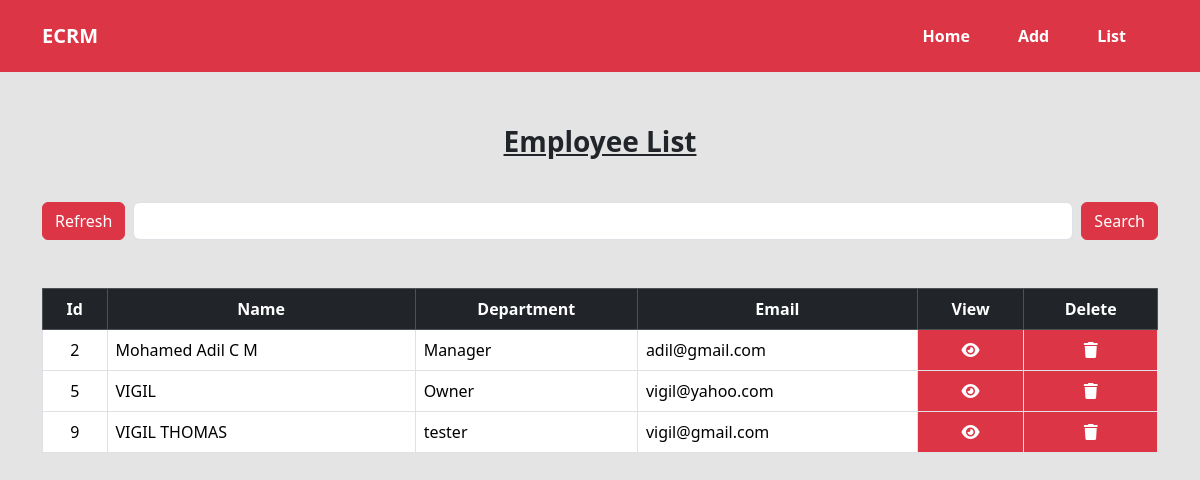
The page /emp/list/ on the database as committed earlier.
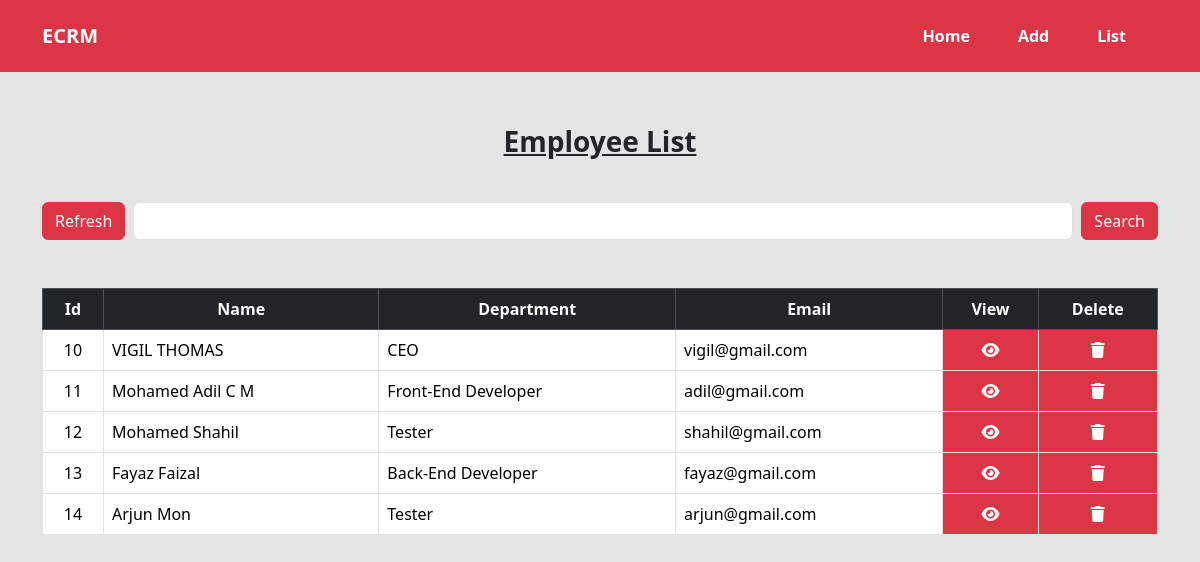
The same page on the database as committed later.
### crm/models.py (models this page shows, shortened)
class Employees(models.Model):
    name=models.CharField(max_length=100)
    department=models.CharField(max_length=100)
    salary=models.PositiveBigIntegerField()
    email=models.EmailField(unique=True)
    age=models.PositiveBigIntegerField()
    phone=models.IntegerField()

### crm/views.py (the view, shortened to what this page needs)
# urls.py: path('emp/list/', views.ViewEmpList.as_view(), name="view_emp"),
class ViewEmpList(View):
    def get(self,request,*args,**kwargs):
        datas=Employees.objects.all()
        return render(request,"emp_list.html",{"datas":datas})

### crm/templates/emp_list.html (shortened to what this page needs)
<!DOCTYPE html>
<html lang="en">
{% load static %}
{% include 'header.html' %}
<body>
    {% include 'navbar.html' %}
    <div class="container text-center">
        <p class="fw-bold fs-3 text-decoration-underline mt-5">Employee List</p><br>
        <form class="d-flex mb-5" role="search" method="post">
            <a class="btn btn-danger " href="{% url 'view_emp' %}">Refresh</a>
            <input class="form-control mx-2" name="box">
            <button class="btn btn-danger" type="submit">Search</button>
        </form>
        <table class="table table-bordered ">
            <thead class="table-dark ">
                <tr>
                    <th>Id</th>
                    <th>Name</th>
                    <th>Department</th>
                    <th>Email</th>
                    <th>View</th>
                    <th>Delete</th>
                </tr>
            </thead>
            {% for data in datas %}
            <tr class="text-start">
                <td class="text-center">{{data.id}}</td>
                <td class="">{{data.name}}</td>
                <td class="">{{data.department}}</td>
                <td class="">{{data.email}}</td>
                <td class="text-center bg-danger">
                    <a href="{% url 'detail_emp' data.id %}" class="border-0 text-white">
                        <i class="fa-solid fa-eye"></i></a>
                </td>
                <td class="text-center bg-danger">
                    <a href="{% url 'delete_emp' data.id %}" class="border-0 text-white">
                        <i class="fa-solid fa-trash"></i></a>
                </td>
            </tr>
            {% endfor %}
    </div>
</body>
</html>

### crm/templates/header.html (shortened to what this page needs)
<head>
    <link href="https://cdn.jsdelivr.net/npm/bootstrap@5.3.2/dist/css/bootstrap.min.css" rel="stylesheet"
>
    <link rel="stylesheet" href="https://cdnjs.cloudflare.com/ajax/libs/font-awesome/6.4.2/css/all.min.css"
 />
</head>

### crm/templates/navbar.html (shortened to what this page needs)
<nav class="navbar navbar-expand-lg bg-danger p-3">
    <div class="container  ">
        <a class="navbar-brand text-white fw-bold" href="{% url 'home' %}">ECRM</a>
        <div class="collapse navbar-collapse" id="navbarNav">
            <ul class="navbar-nav ms-auto fs-6 fw-bold mx-2">
                <li class="nav-item">
                    <a class="nav-link text-white text-center mx-3" aria-current="page" href="{% url 'home' %}">Home</a>
                </li>
                <li class="nav-item">
                    <a class="nav-link text-white text-center mx-3" href="{% url 'add_emp' %}">Add</a>
                </li>
                <li class="nav-item">
                    <a class="nav-link text-white text-center mx-3" href="{% url 'view_emp' %}"> List</a>
                </li>
            </ul>
        </div>
    </div>
</nav>

### crm/templates/header.html (style rules this page uses)
body { background-color: #e4e4e4; }

Rows that differ between the two databases and show on the page:
removed Employees: id "2", name "Mohamed Adil C M", department "Manager", email "adil@gmail.com"
removed Employees: id "5", name "VIGIL", department "Owner", email "vigil@yahoo.com"
removed Employees: id "9", name "VIGIL THOMAS", department "tester", email "vigil@gmail.com"
added Employees: id "10", name "VIGIL THOMAS", department "CEO", email "vigil@gmail.com"
added Employees: id "11", name "Mohamed Adil C M", department "Front-End Developer", email "adil@gmail.com"
added Employees: id "12", name "Mohamed Shahil", department "Tester", email "shahil@gmail.com"
added Employees: id "13", name "Fayaz Faizal", department "Back-End Developer", email "fayaz@gmail.com"
added Employees: id "14", name "Arjun Mon", department "Tester", email "arjun@gmail.com"
